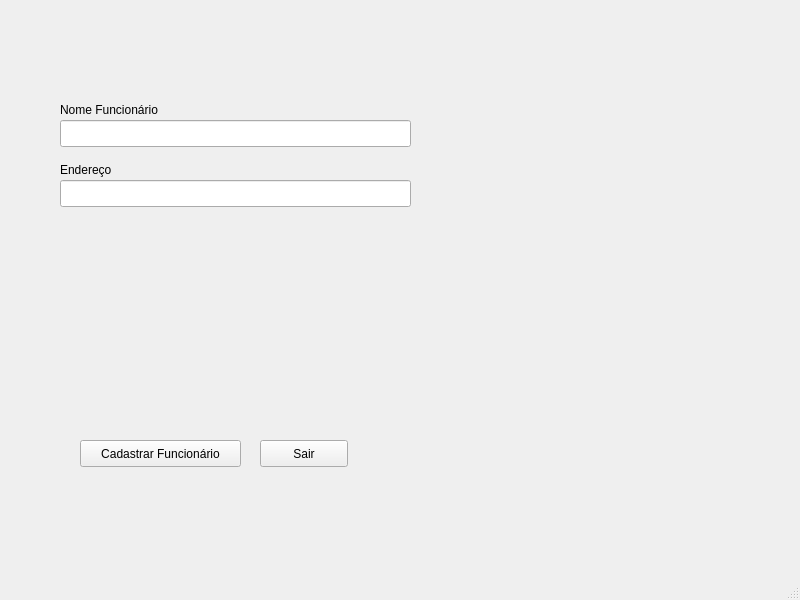
<?xml version="1.0" encoding="UTF-8"?>
<ui version="4.0">
 <class>MainWindow</class>
 <widget class="QMainWindow" name="MainWindow">
  <property name="geometry">
   <rect>
    <x>0</x>
    <y>0</y>
    <width>800</width>
    <height>600</height>
   </rect>
  </property>
  <property name="windowTitle">
   <string>MainWindow</string>
  </property>
  <widget class="QWidget" name="centralwidget">
   <widget class="QLineEdit" name="inputNomeFuncionario">
    <property name="geometry">
     <rect>
      <x>60</x>
      <y>120</y>
      <width>351</width>
      <height>27</height>
     </rect>
    </property>
    <property name="text">
     <string/>
    </property>
   </widget>
   <widget class="QLabel" name="labelNomeFuncionario">
    <property name="geometry">
     <rect>
      <x>60</x>
      <y>100</y>
      <width>131</width>
      <height>19</height>
     </rect>
    </property>
    <property name="text">
     <string>Nome Funcionário</string>
    </property>
   </widget>
   <widget class="QLabel" name="labelEndereco">
    <property name="geometry">
     <rect>
      <x>60</x>
      <y>160</y>
      <width>131</width>
      <height>19</height>
     </rect>
    </property>
    <property name="text">
     <string>Endereço</string>
    </property>
   </widget>
   <widget class="QLineEdit" name="inputEndereco">
    <property name="geometry">
     <rect>
      <x>60</x>
      <y>180</y>
      <width>351</width>
      <height>27</height>
     </rect>
    </property>
    <property name="text">
     <string/>
    </property>
   </widget>
   <widget class="QPushButton" name="pushButton">
    <property name="geometry">
     <rect>
      <x>80</x>
      <y>440</y>
      <width>161</width>
      <height>27</height>
     </rect>
    </property>
    <property name="text">
     <string>Cadastrar Funcionário</string>
    </property>
   </widget>
   <widget class="QPushButton" name="pushButton_2">
    <property name="geometry">
     <rect>
      <x>260</x>
      <y>440</y>
      <width>88</width>
      <height>27</height>
     </rect>
    </property>
    <property name="text">
     <string>Sair</string>
    </property>
   </widget>
  </widget>
  <widget class="QMenuBar" name="menubar">
   <property name="geometry">
    <rect>
     <x>0</x>
     <y>0</y>
     <width>800</width>
     <height>24</height>
    </rect>
   </property>
  </widget>
  <widget class="QStatusBar" name="statusbar"/>
 </widget>
 <resources/>
 <connections/>
</ui>
